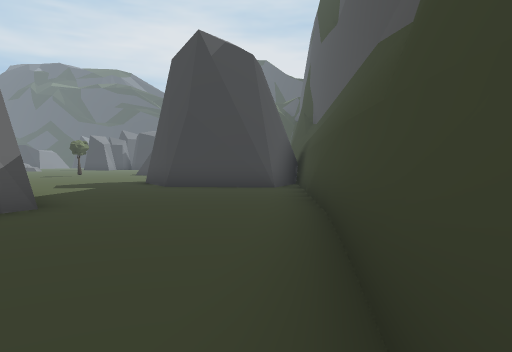
view 1 (above)

24 first-person views from a walk through a 3-D level made in the Unity game engine. The camera is 1.2 m above the floor, tilts 2° down and sees 70° across. The floor is counted in squares, 2 m on a side. Each view is taken from the middle of a square. On the plan, view 1 faces up. The plan holds only what a view shows up to about 10 squares ahead; the rest is blank. The place goes on beyond the plan. The player is left out. Some animated figures are left out.

view 2
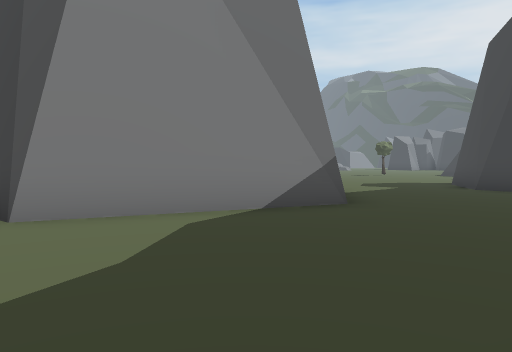

view 3
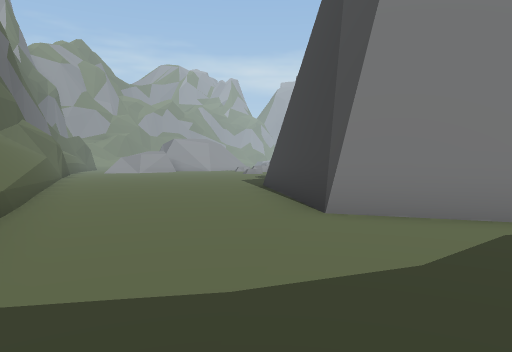

view 4
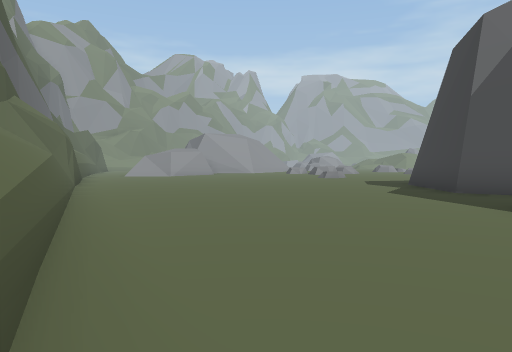

view 5
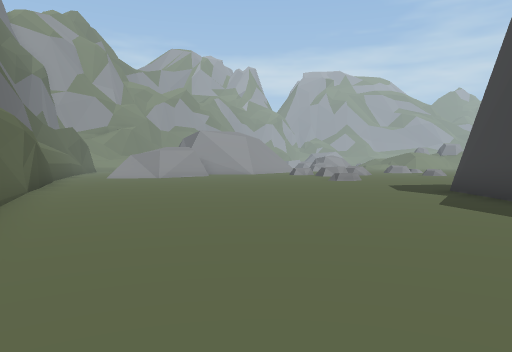

view 6
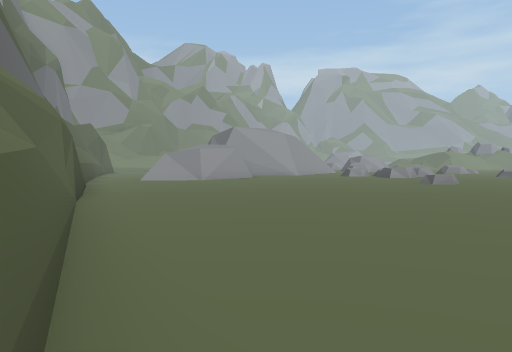

view 7
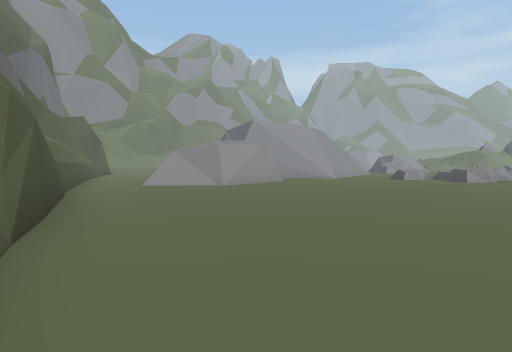

view 8
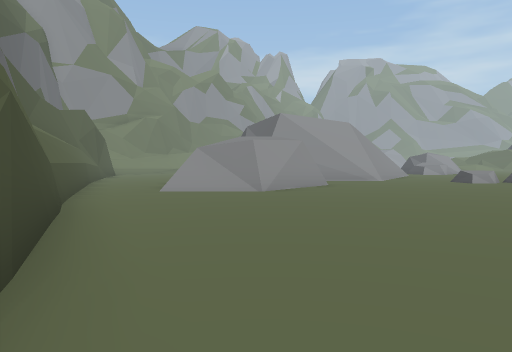

view 9
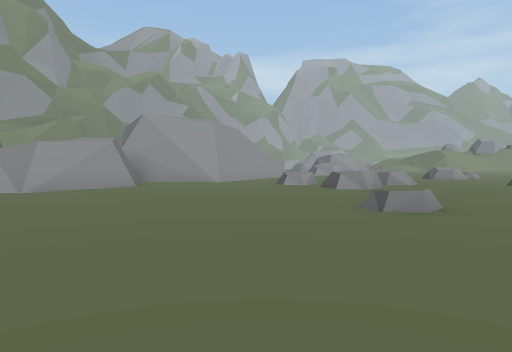

view 10
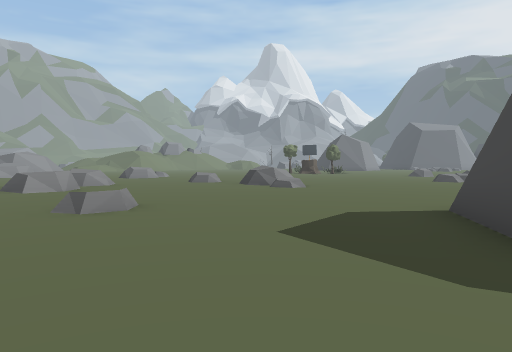

view 11
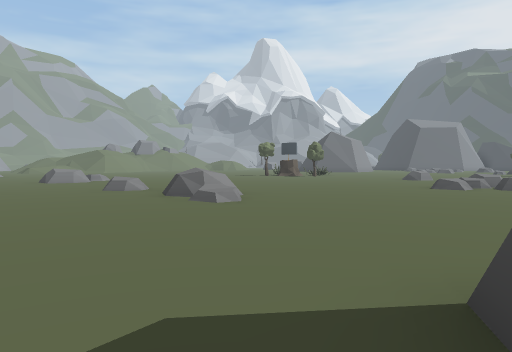

view 12
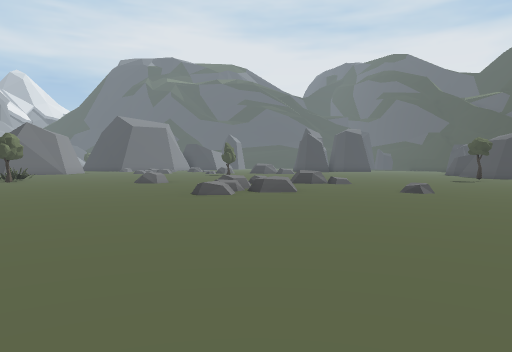

view 13
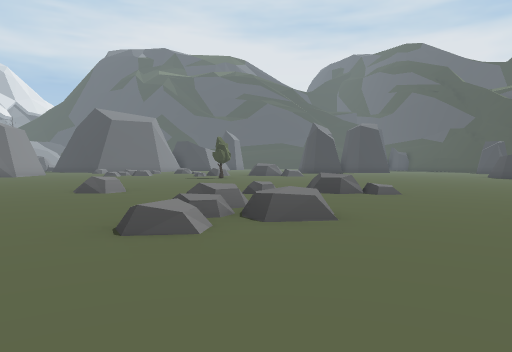

view 14
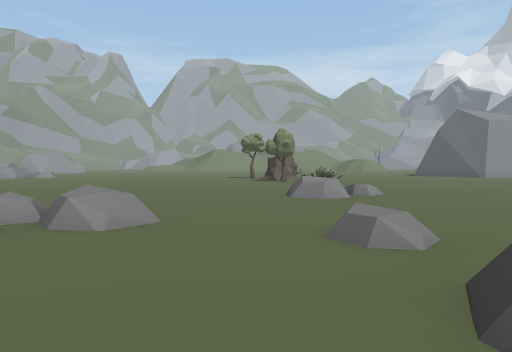

view 15
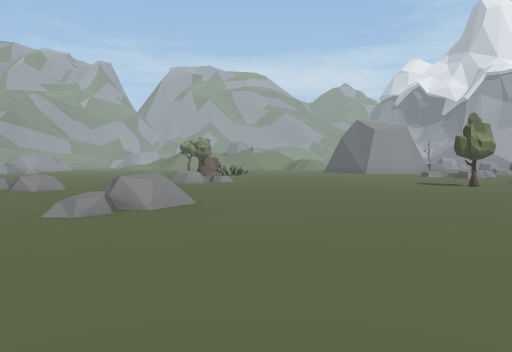

view 16
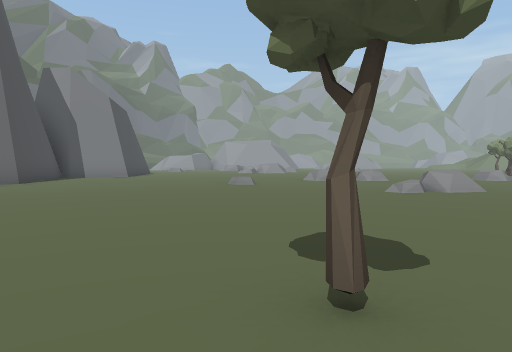

view 17
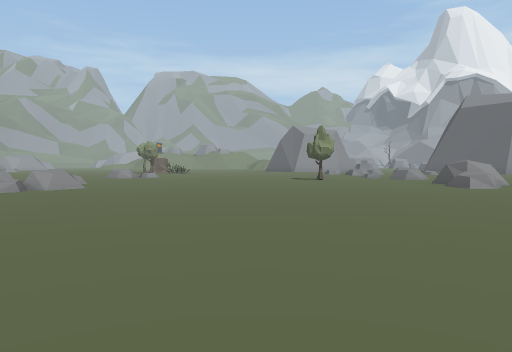

view 18
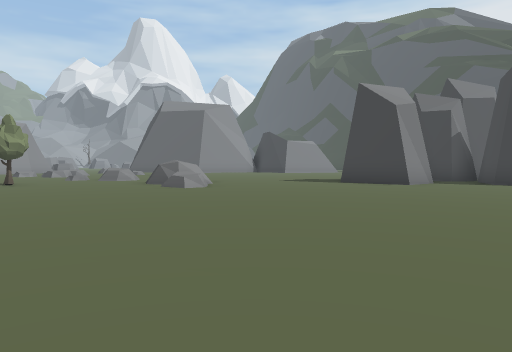

view 19
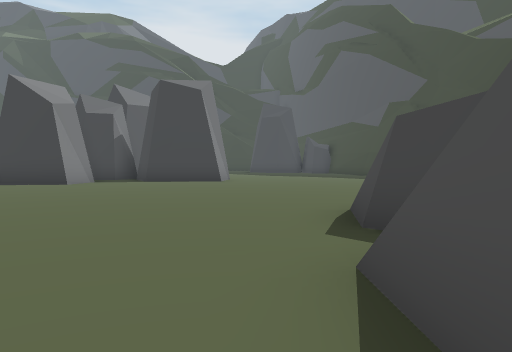

view 20
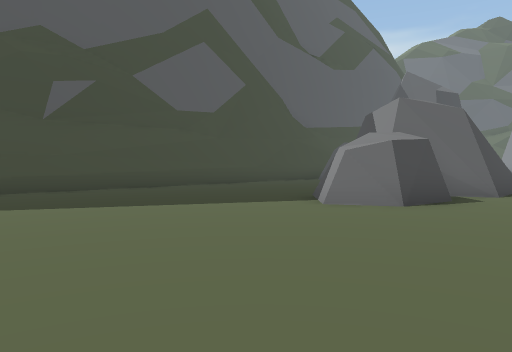

view 21
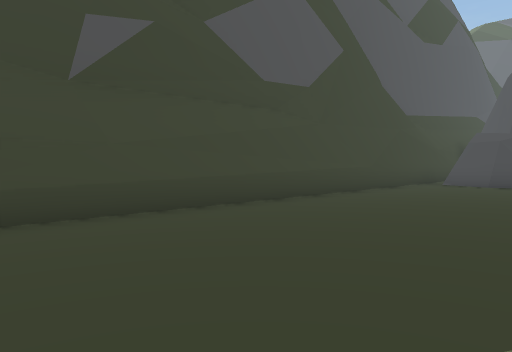

view 22
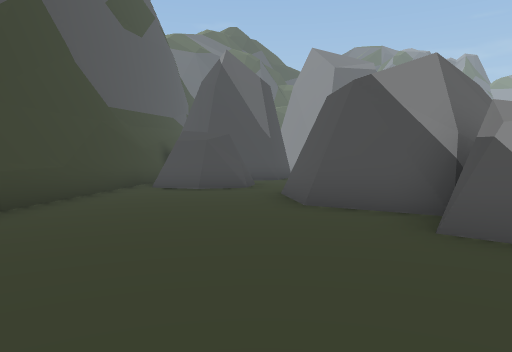

view 23
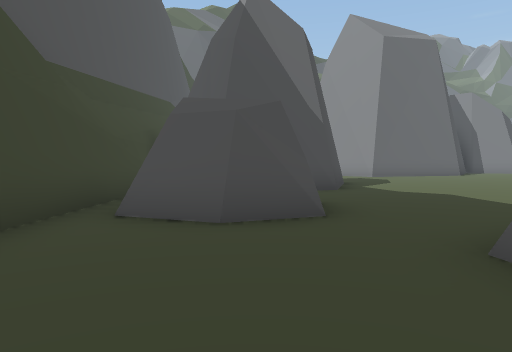

view 24
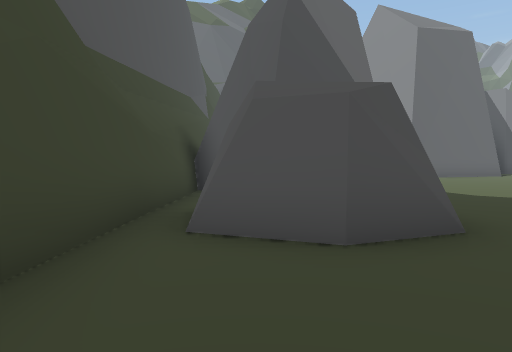

### Floor plan
Key: @ floor where view 1 was taken; # wall or solid block; . main floor; : floor 0.25 m higher than the main floor; / step, stairs or slope; = window, fence, low wall or low ledge; ^ raised ledge; T tree.
Columns run from 25 left of view 1 to 2 right of it. Each row starts with its distance up from view 1.
 30              #........
 29             ##............
 28            ................#
 27           .................#
 26         ==.................#
 25         =#=.........#......#
 24        .............##.....#
 23      :..............##.....#
 22      ..T...........####....#
 21      ..............#  #....#
 20  :.. ..............#  #....#
 19  .................    .....#
 18  ..................  ...##.#
 17  ................T. ....##.#
 16   ../.....=........ ....  .#
 15  ...//..//=:............  .#
 14  ......................#  .#
 13  .....................##  ##
 12  ......==.............#
 11  .......^=............##
 10  ::::............. ....###.
  9  ::::::..........  ........
  8  ::::::::.... ...   ......#
  7  :::::::::..   .#    .....#
  6  :::/:::::.    ##     ....#
  5 ::=:==:::::           #...#
  4 ::::::::::           ##...#
  3 ::::::::::#          #....#
  2  //:::::::## ##      #....#
  1  ==::::::::###..######....#
  0   ^^::::.................@
 -1  =:::....................
 -2  ......................^
 -3  ....................^
 -4  ..................^#
 -5  ................##
 -6  ##...........####
 -7   ##........###
 -8   #/......###
 -9   #=....###
-10   ...####

Where each view was taken, in squares from view 1:
view 1: 0 up, 0 right, facing up
view 2: 0 up, 0 right, facing up-left
view 3: 0 up, 0 right, facing left
view 4: 3 down, 5 left, facing left
view 5: 3 down, 7 left, facing left
view 6: 5 down, 9 left, facing left
view 7: 6 down, 12 left, facing left
view 8: 7 down, 14 left, facing left
view 9: 2 down, 14 left, facing left
view 10: 2 down, 14 left, facing up-left
view 11: 1 up, 15 left, facing up-left
view 12: 3 up, 17 left, facing up
view 13: 7 up, 17 left, facing up
view 14: 14 up, 14 left, facing left
view 15: 17 up, 10 left, facing left
view 16: 18 up, 7 left, facing down-left
view 17: 20 up, 7 left, facing left
view 18: 20 up, 8 left, facing up-left
view 19: 20 up, 7 left, facing up
view 20: 30 up, 8 left, facing down-right
view 21: 29 up, 3 left, facing down-right
view 22: 27 up, 2 left, facing down
view 23: 22 up, 1 left, facing down
view 24: 21 up, 0 right, facing down
